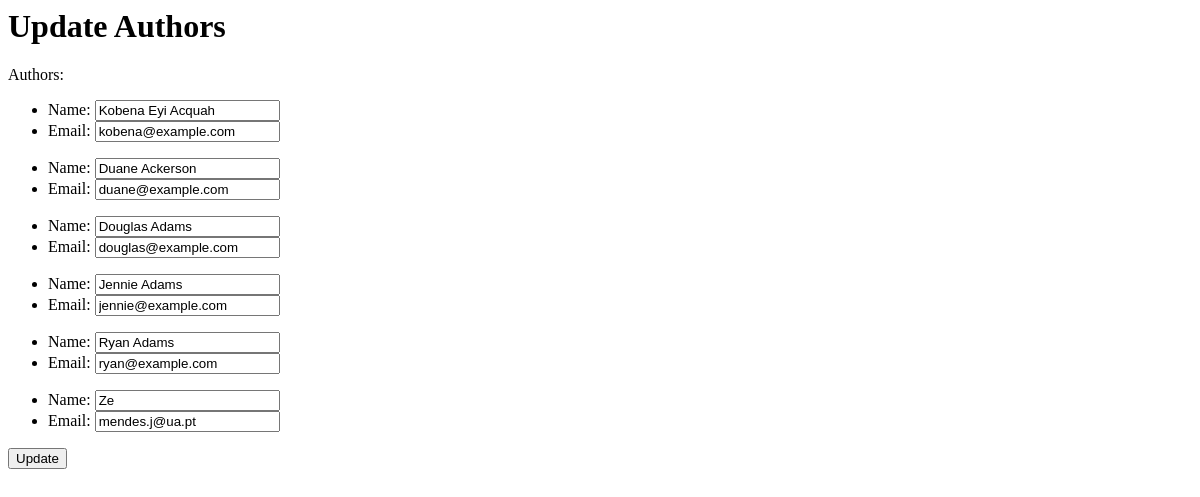
The app's page /updateAuthor/, older data.
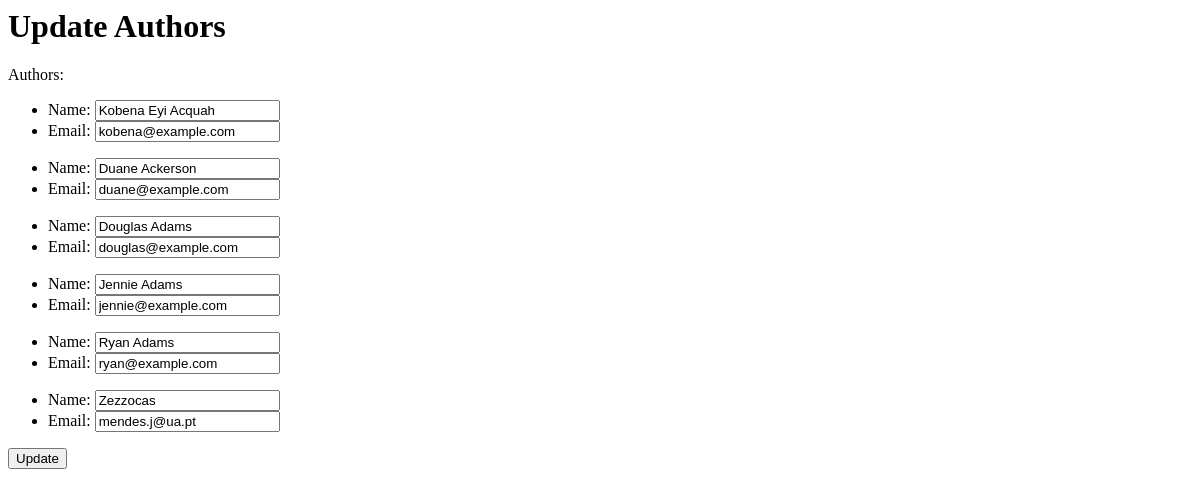
The same page, newer data.
### app/models.py (models this page shows, shortened)
class Author(models.Model):
    name = models.CharField(max_length=70)
    email = models.EmailField()

### app/views.py (the view, shortened to what this page needs)
# urls.py: path('updateAuthor/', views.updateAuthor, name='updateAuthor'),
def updateAuthor(request):
    if request.method == 'GET':
        return render(request, 'updateAuthor.html', {'authors': Author.objects.all()})

### app/templates/updateAuthor.html (shortened to what this page needs)
{% block content %}
    <h1>Update Authors</h1>
    <form action="." method="post">
        <p>Authors: </p>
        {% for author in authors %}
            <ul>
                <li>Name: <input type="text" name="name___{{ author.id }}" value="{{ author.name }}"></li>
                <li>Email: <input type="text" name="email___{{ author.id }}" value="{{ author.email }}"></li>
            </ul>
        {% endfor %}
        <input type="submit" value="Update">
    </form>
{% endblock %}

Row changes from the older to the newer data that the page shows:
changed Author "mendes.j@ua.pt": name "Ze" → "Zezzocas"
